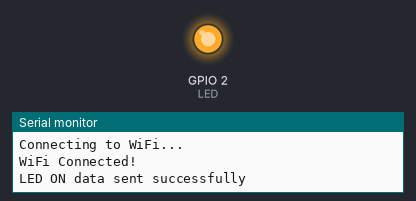
This sketch was run on a simulated ESP32. Shown: output pins drawn as LEDs (lit = HIGH), the last lines printed to the serial monitor. WiFi joins after 1.5 s; servers stay silent unless stated.

Above: at 9.6 s.
At 24.9 s:
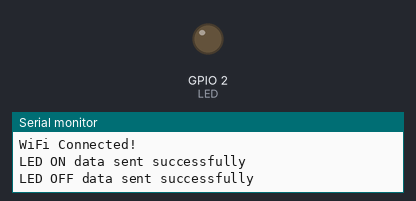
Timing chart, 0 to 41.8 s (numbered marks = the images above):
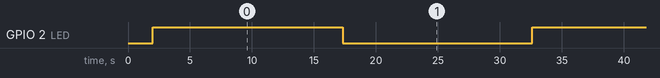

The sketch:

led.ino
```cpp
#include <WiFi.h>
#include "ThingSpeak.h"

const char* ssid = "IPCS,3FLOOR";
const char* password = "Ipcs@2026";

int LED = 2;
int ReadState = 0;

WiFiClient client;

unsigned long channelID = 3400114;
const char* writeAPIKey = "Z1258U03QGLCOPHQ";

void setup() {
  Serial.begin(9600);

  pinMode(LED, OUTPUT);

  WiFi.begin(ssid, password);
  while (WiFi.status() != WL_CONNECTED) {
    delay(1000);
    Serial.println("Connecting to WiFi...");
  }

  Serial.println("WiFi Connected!");
  ThingSpeak.begin(client);
}

void loop() {
  // LED ON
  digitalWrite(LED, HIGH);
  ReadState = 1;
  ThingSpeak.setField(1, ReadState);
  int status = ThingSpeak.writeFields(channelID, writeAPIKey);
  if (status == 200) {
    Serial.println("LED ON data sent successfully");
  } else {
    Serial.print("Error sending data: ");
    Serial.println(status);
  }

  delay(15000);

  // LED OFF
  digitalWrite(LED, LOW);
  ReadState = 0;
  ThingSpeak.setField(1, ReadState);
  status = ThingSpeak.writeFields(channelID, writeAPIKey);

  if (status == 200) {
    Serial.println("LED OFF data sent successfully");
  } else {
    Serial.print("Error sending data: ");
    Serial.println(status);
  }

  delay(15000);
}
```

Measured:
- by itself, GPIO 2 (LED): alternates HIGH for 15.3 s and LOW for 15.3 s
